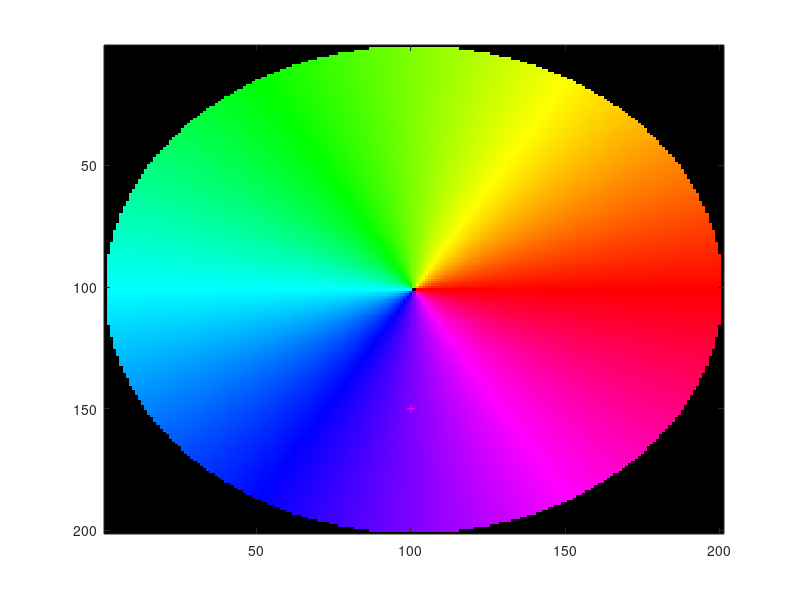

The MATLAB script that drew this image:
%  Code is taken from phasecolor.m Copyrights of Tzu Yen Wong
% % wongt AT csse DOT uwa DOT edu DOT au
% % Department of Computer Science & Software Engineering
% % The University of Western Australia 
% % Oct 2003
   
clear all

    
    r = 100 ;
    hsvCircle = ones(2*r+1,2*r+1,3);
    xCoord = ones(2*r+1,1)*[1:2*r+1] - (r+1);    
    yCoord = flipud([1:2*r+1]'*ones(1,2*r+1)- (r+1));
    circle = xCoord.^2+yCoord.^2 < (r)^2;
    circle(:,:,2)=circle;
    circle(:,:,3)=circle(:,:,1);
    
   
    hsvCircle(:,:,1)=atan(yCoord./xCoord)*180/pi; 
    % make angle into range [0,360] instead of [-180,180]
    hsvCircle(:,1:r,1) = hsvCircle(:,1:r,1) + 180;      % 2nd, 3rd Quadrant
    hsvCircle(r+1:end,r+1:end,1) = hsvCircle(r+1:end,r+1:end,1) + 360; % 4th Quadrant
    
    % make angle into range [0,1] for hsv color
    hsvCircle(:,:,1) = hsvCircle(:,:,1)/360;
    
   
        
    rgbCircle=hsv2rgb(hsvCircle);
    rgbCircle=rgbCircle.*circle;
    rgbCircle=uint8(rgbCircle*255);
 figure
    imagesc(rgbCircle)
  hold on
  angle= 2250; percentage=0.5;
    
    angleRad=angle*pi/180;                      % sin and cosine work in Rad
        x =r+r*percentage*cos(angleRad);    y =r+percentage*r*sin(angleRad);
 
        x=round(x);y=round(y);
plot(x ,y ,'+m')
[rgbCircle(x,y,1) rgbCircle(x,y,2) rgbCircle(x,y,3)]
 
    